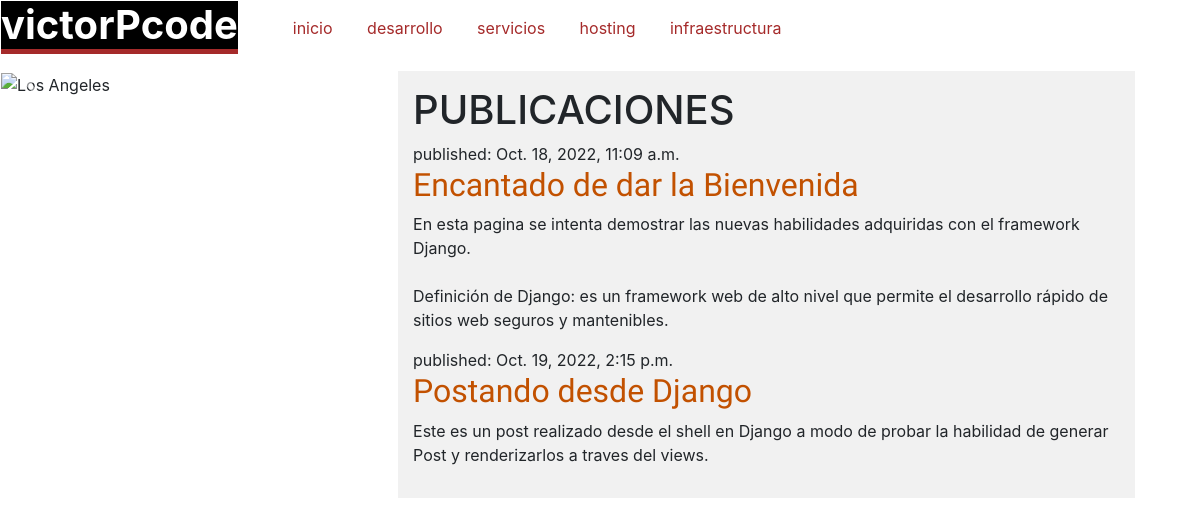
The app's page /, older data.
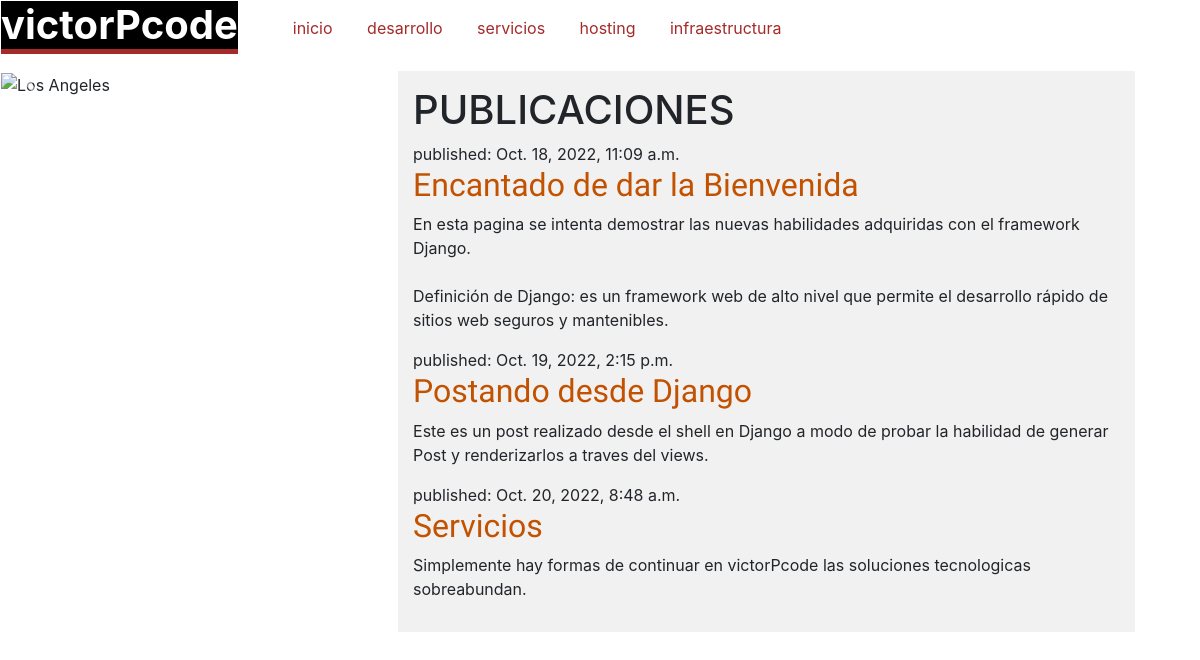
The same page, newer data.
### blog/models.py (models this page shows, shortened)
class Post(models.Model):
    author = models.ForeignKey(settings.AUTH_USER_MODEL, on_delete=models.CASCADE)
    title = models.CharField(max_length=200)
    text = models.TextField()
    created_date = models.DateTimeField(default=timezone.now)
    published_date = models.DateTimeField(blank=True, null=True)

### blog/views.py (the view)
# urls.py: path('', views.post_list, name='index'),
def post_list(request):
    posts = Post.objects.filter(published_date__lte=timezone.now()).order_by('published_date')
    return render(request, 'blog/index.html', {'posts': posts})

### blog/templates/blog/index.html (shortened to what this page needs)
{% extends 'blog/base.html' %}
{% block content %}
<div class="content">
  <div class="firstContent">
  <section>
      <div id="demo" class="carousel slide" data-ride="carousel">
          <ul class="carousel-indicators">
            <li data-target="#demo" data-slide-to="0" class="active"></li>
            <li data-target="#demo" data-slide-to="1"></li>
            <li data-target="#demo" data-slide-to="2"></li>
          </ul>
          <div class="carousel-inner">
            <div class="carousel-item active">
              <img src="https://images.unsplash.com/photo-1639066648921-82d4500abf1a?ixlib=rb-4.0.3&ixid=MnwxMjA3fDB8MHxwaG90by1wYWdlfHx8fGVufDB8fHx8&auto=format&fit=crop&w=1887&q=80" alt="Los Angeles" width="1100" height="500">
            </div>
          </div>
          <a class="carousel-control-prev" href="#demo" data-slide="prev">
            <span class="carousel-control-prev-icon"></span>
          </a>
          <a class="carousel-control-next" href="#demo" data-slide="next">
            <span class="carousel-control-next-icon"></span>
          </a>
        </div>
  </section>
  <aside>
      <h1>PUBLICACIONES</h1>
      {% for post in posts %}
      <article>
          <time>published: {{ post.published_date }}</time>
          <h2><a href="{% url 'post_detail' pk=post.pk %}">{{ post.title }}</a></h2>
          <p>{{ post.text|linebreaksbr }}</p>
      </article>
      {% endfor %}
  </aside>
  </div>
</div>
  {% endblock %}

Row changes from the older to the newer data that the page shows:
added Post: published_date "Oct. 20, 2022, 8:48 a.m.", title "Servicios", text "Simplemente hay formas de continuar en victorPcode las soluciones tecnologicas sobreabundan."
